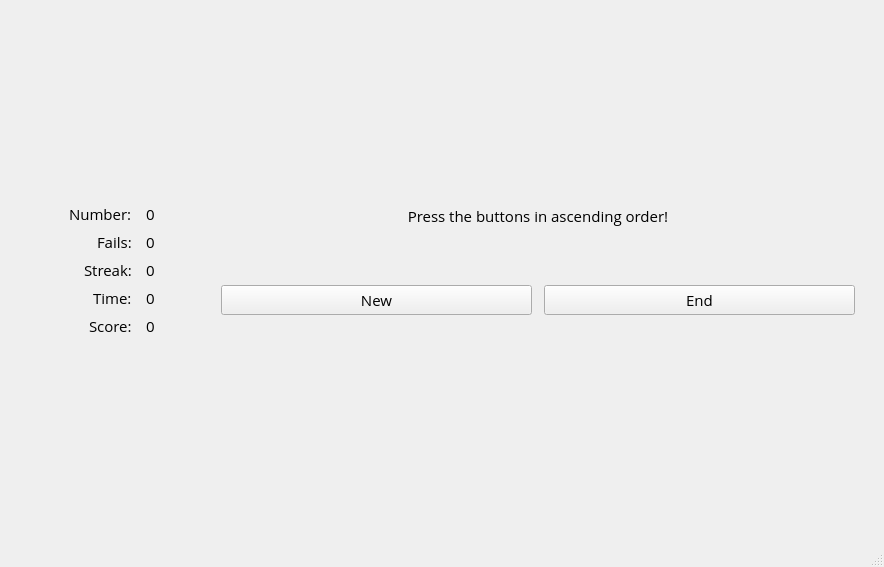
<?xml version="1.0" encoding="UTF-8"?>
<ui version="4.0">
 <class>MainWindow</class>
 <widget class="QMainWindow" name="MainWindow">
  <property name="windowModality">
   <enum>Qt::NonModal</enum>
  </property>
  <property name="enabled">
   <bool>true</bool>
  </property>
  <property name="geometry">
   <rect>
    <x>0</x>
    <y>0</y>
    <width>884</width>
    <height>567</height>
   </rect>
  </property>
  <property name="sizePolicy">
   <sizepolicy hsizetype="Preferred" vsizetype="Preferred">
    <horstretch>0</horstretch>
    <verstretch>0</verstretch>
   </sizepolicy>
  </property>
  <property name="font">
   <font>
    <family>Open Sans</family>
    <pointsize>11</pointsize>
   </font>
  </property>
  <property name="mouseTracking">
   <bool>false</bool>
  </property>
  <property name="windowTitle">
   <string>The Number Game</string>
  </property>
  <property name="layoutDirection">
   <enum>Qt::LeftToRight</enum>
  </property>
  <widget class="QWidget" name="centralwidget">
   <layout class="QGridLayout" name="gridLayout_2">
    <item row="0" column="1">
     <layout class="QVBoxLayout" name="verticalLayout">
      <item>
       <widget class="QLabel" name="label">
        <property name="enabled">
         <bool>true</bool>
        </property>
        <property name="sizePolicy">
         <sizepolicy hsizetype="Preferred" vsizetype="Fixed">
          <horstretch>0</horstretch>
          <verstretch>0</verstretch>
         </sizepolicy>
        </property>
        <property name="layoutDirection">
         <enum>Qt::LeftToRight</enum>
        </property>
        <property name="autoFillBackground">
         <bool>false</bool>
        </property>
        <property name="text">
         <string>Press the buttons in ascending order!</string>
        </property>
        <property name="scaledContents">
         <bool>false</bool>
        </property>
        <property name="alignment">
         <set>Qt::AlignCenter</set>
        </property>
        <property name="wordWrap">
         <bool>false</bool>
        </property>
        <property name="margin">
         <number>10</number>
        </property>
       </widget>
      </item>
      <item>
       <layout class="QGridLayout" name="gridLayout">
        <property name="sizeConstraint">
         <enum>QLayout::SetDefaultConstraint</enum>
        </property>
        <property name="leftMargin">
         <number>10</number>
        </property>
        <property name="topMargin">
         <number>10</number>
        </property>
        <property name="rightMargin">
         <number>10</number>
        </property>
        <property name="bottomMargin">
         <number>10</number>
        </property>
        <property name="spacing">
         <number>12</number>
        </property>
       </layout>
      </item>
      <item>
       <widget class="QWidget" name="" native="true">
        <property name="sizePolicy">
         <sizepolicy hsizetype="Preferred" vsizetype="Fixed">
          <horstretch>0</horstretch>
          <verstretch>0</verstretch>
         </sizepolicy>
        </property>
        <layout class="QHBoxLayout" name="horizontalLayout_4">
         <property name="spacing">
          <number>12</number>
         </property>
         <property name="leftMargin">
          <number>20</number>
         </property>
         <property name="topMargin">
          <number>20</number>
         </property>
         <property name="rightMargin">
          <number>20</number>
         </property>
         <property name="bottomMargin">
          <number>20</number>
         </property>
         <item>
          <widget class="QPushButton" name="bnew">
           <property name="text">
            <string>New</string>
           </property>
          </widget>
         </item>
         <item>
          <widget class="QPushButton" name="bend">
           <property name="sizePolicy">
            <sizepolicy hsizetype="Minimum" vsizetype="Fixed">
             <horstretch>0</horstretch>
             <verstretch>0</verstretch>
            </sizepolicy>
           </property>
           <property name="text">
            <string>End</string>
           </property>
           <property name="iconSize">
            <size>
             <width>16</width>
             <height>16</height>
            </size>
           </property>
          </widget>
         </item>
        </layout>
       </widget>
      </item>
     </layout>
    </item>
    <item row="0" column="0">
     <widget class="QWidget" name="" native="true">
      <property name="sizePolicy">
       <sizepolicy hsizetype="Fixed" vsizetype="Preferred">
        <horstretch>0</horstretch>
        <verstretch>0</verstretch>
       </sizepolicy>
      </property>
      <layout class="QFormLayout" name="formLayout">
       <property name="sizeConstraint">
        <enum>QLayout::SetDefaultConstraint</enum>
       </property>
       <property name="fieldGrowthPolicy">
        <enum>QFormLayout::FieldsStayAtSizeHint</enum>
       </property>
       <property name="rowWrapPolicy">
        <enum>QFormLayout::DontWrapRows</enum>
       </property>
       <property name="labelAlignment">
        <set>Qt::AlignRight|Qt::AlignTrailing|Qt::AlignVCenter</set>
       </property>
       <property name="formAlignment">
        <set>Qt::AlignRight|Qt::AlignTrailing|Qt::AlignVCenter</set>
       </property>
       <property name="horizontalSpacing">
        <number>10</number>
       </property>
       <property name="leftMargin">
        <number>50</number>
       </property>
       <property name="topMargin">
        <number>10</number>
       </property>
       <property name="rightMargin">
        <number>50</number>
       </property>
       <property name="bottomMargin">
        <number>10</number>
       </property>
       <item row="0" column="0">
        <widget class="QLabel" name="label_2">
         <property name="sizePolicy">
          <sizepolicy hsizetype="Fixed" vsizetype="Fixed">
           <horstretch>0</horstretch>
           <verstretch>0</verstretch>
          </sizepolicy>
         </property>
         <property name="layoutDirection">
          <enum>Qt::LeftToRight</enum>
         </property>
         <property name="text">
          <string>Number: </string>
         </property>
        </widget>
       </item>
       <item row="0" column="1">
        <widget class="QLabel" name="number">
         <property name="sizePolicy">
          <sizepolicy hsizetype="Preferred" vsizetype="Fixed">
           <horstretch>0</horstretch>
           <verstretch>0</verstretch>
          </sizepolicy>
         </property>
         <property name="text">
          <string>0</string>
         </property>
        </widget>
       </item>
       <item row="1" column="0">
        <widget class="QLabel" name="label_7">
         <property name="layoutDirection">
          <enum>Qt::LeftToRight</enum>
         </property>
         <property name="text">
          <string>Fails: </string>
         </property>
        </widget>
       </item>
       <item row="1" column="1">
        <widget class="QLabel" name="fails">
         <property name="text">
          <string>0</string>
         </property>
        </widget>
       </item>
       <item row="2" column="0">
        <widget class="QLabel" name="label_3">
         <property name="layoutDirection">
          <enum>Qt::LeftToRight</enum>
         </property>
         <property name="text">
          <string>Streak: </string>
         </property>
        </widget>
       </item>
       <item row="2" column="1">
        <widget class="QLabel" name="streak">
         <property name="text">
          <string>0</string>
         </property>
        </widget>
       </item>
       <item row="3" column="0">
        <widget class="QLabel" name="label_4">
         <property name="sizePolicy">
          <sizepolicy hsizetype="Fixed" vsizetype="Fixed">
           <horstretch>0</horstretch>
           <verstretch>0</verstretch>
          </sizepolicy>
         </property>
         <property name="layoutDirection">
          <enum>Qt::LeftToRight</enum>
         </property>
         <property name="text">
          <string>Time: </string>
         </property>
        </widget>
       </item>
       <item row="3" column="1">
        <widget class="QLabel" name="time">
         <property name="sizePolicy">
          <sizepolicy hsizetype="Preferred" vsizetype="Fixed">
           <horstretch>0</horstretch>
           <verstretch>0</verstretch>
          </sizepolicy>
         </property>
         <property name="text">
          <string>0</string>
         </property>
        </widget>
       </item>
       <item row="4" column="0">
        <widget class="QLabel" name="label_5">
         <property name="sizePolicy">
          <sizepolicy hsizetype="Fixed" vsizetype="Fixed">
           <horstretch>0</horstretch>
           <verstretch>0</verstretch>
          </sizepolicy>
         </property>
         <property name="layoutDirection">
          <enum>Qt::LeftToRight</enum>
         </property>
         <property name="text">
          <string>Score: </string>
         </property>
        </widget>
       </item>
       <item row="4" column="1">
        <widget class="QLabel" name="score">
         <property name="sizePolicy">
          <sizepolicy hsizetype="Preferred" vsizetype="Fixed">
           <horstretch>0</horstretch>
           <verstretch>0</verstretch>
          </sizepolicy>
         </property>
         <property name="text">
          <string>0</string>
         </property>
        </widget>
       </item>
      </layout>
     </widget>
    </item>
   </layout>
  </widget>
  <widget class="QMenuBar" name="menubar">
   <property name="geometry">
    <rect>
     <x>0</x>
     <y>0</y>
     <width>884</width>
     <height>30</height>
    </rect>
   </property>
  </widget>
  <widget class="QStatusBar" name="statusbar"/>
 </widget>
 <tabstops>
  <tabstop>bnew</tabstop>
  <tabstop>bend</tabstop>
 </tabstops>
 <resources/>
 <connections/>
</ui>
